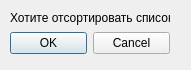
<?xml version="1.0" encoding="UTF-8"?>
<ui version="4.0">
 <class>Dialog</class>
 <widget class="QDialog" name="Dialog">
  <property name="geometry">
   <rect>
    <x>0</x>
    <y>0</y>
    <width>191</width>
    <height>70</height>
   </rect>
  </property>
  <property name="minimumSize">
   <size>
    <width>191</width>
    <height>70</height>
   </size>
  </property>
  <property name="maximumSize">
   <size>
    <width>191</width>
    <height>70</height>
   </size>
  </property>
  <property name="mouseTracking">
   <bool>true</bool>
  </property>
  <property name="windowTitle">
   <string>Dialog</string>
  </property>
  <property name="autoFillBackground">
   <bool>false</bool>
  </property>
  <property name="sizeGripEnabled">
   <bool>false</bool>
  </property>
  <property name="modal">
   <bool>false</bool>
  </property>
  <widget class="QWidget" name="layoutWidget">
   <property name="geometry">
    <rect>
     <x>10</x>
     <y>10</y>
     <width>160</width>
     <height>44</height>
    </rect>
   </property>
   <layout class="QVBoxLayout" name="verticalLayout">
    <item>
     <widget class="QLabel" name="label">
      <property name="cursor">
       <cursorShape>ArrowCursor</cursorShape>
      </property>
      <property name="text">
       <string>Хотите отсортировать список?</string>
      </property>
     </widget>
    </item>
    <item>
     <widget class="QDialogButtonBox" name="buttonBox">
      <property name="orientation">
       <enum>Qt::Horizontal</enum>
      </property>
      <property name="standardButtons">
       <set>QDialogButtonBox::Cancel|QDialogButtonBox::Ok</set>
      </property>
     </widget>
    </item>
   </layout>
  </widget>
 </widget>
 <resources/>
 <connections>
  <connection>
   <sender>buttonBox</sender>
   <signal>accepted()</signal>
   <receiver>Dialog</receiver>
   <slot>accept()</slot>
   <hints>
    <hint type="sourcelabel">
     <x>248</x>
     <y>254</y>
    </hint>
    <hint type="destinationlabel">
     <x>157</x>
     <y>274</y>
    </hint>
   </hints>
  </connection>
  <connection>
   <sender>buttonBox</sender>
   <signal>rejected()</signal>
   <receiver>Dialog</receiver>
   <slot>reject()</slot>
   <hints>
    <hint type="sourcelabel">
     <x>316</x>
     <y>260</y>
    </hint>
    <hint type="destinationlabel">
     <x>286</x>
     <y>274</y>
    </hint>
   </hints>
  </connection>
 </connections>
</ui>
